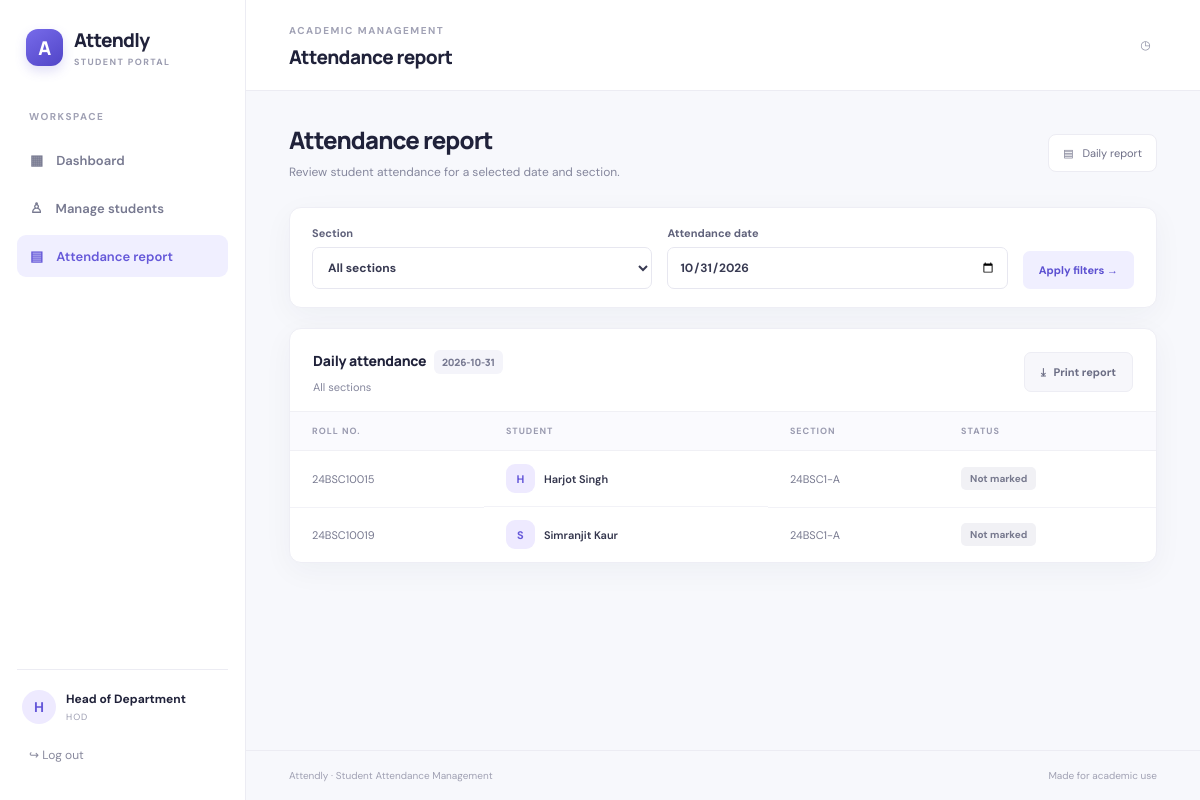
Page /report (signed in) on the committed database.
### tables this page shows
CREATE TABLE students (
            id INTEGER PRIMARY KEY AUTOINCREMENT,
            roll_no TEXT UNIQUE NOT NULL,
            full_name TEXT NOT NULL,
            section TEXT NOT NULL
        );

### app.py (the view)
@app.route("/report")
@login_required
def report():
    section = request.args.get("section", "").strip()
    attendance_date = request.args.get("attendance_date", date.today().isoformat())
    with get_db() as db:
        sections = [r["section"] for r in db.execute("SELECT DISTINCT section FROM students ORDER BY section").fetchall()]
        query = """
            SELECT s.roll_no, s.full_name, s.section, a.status, a.attendance_date
            FROM students s LEFT JOIN attendance a
            ON a.student_id=s.id AND a.attendance_date=?
        """
        params = [attendance_date]
        if section:
            query += " WHERE s.section=?"
            params.append(section)
        query += " ORDER BY s.section, s.roll_no"
        rows = db.execute(query, params).fetchall()
    return render_template("report.html", rows=rows, sections=sections, selected_section=section,
                           selected_date=attendance_date)

### app.py (called while the page is built)
def get_db():
    conn = sqlite3.connect(DB_PATH)
    conn.row_factory = sqlite3.Row
    conn.execute("PRAGMA foreign_keys = ON")
    return conn

def login_required(view):
    @wraps(view)
    def wrapped(*args, **kwargs):
        if "user_id" not in session:
            return redirect(url_for("login"))
        return view(*args, **kwargs)
    return wrapped

### templates/report.html (shortened to what this page needs)
{% extends "base.html" %}
{% block page_heading %}Attendance report{% endblock %}
{% block content %}
<div class="welcome-row"><div><h1>Attendance report</h1><p class="muted">Review student attendance for a selected date and section.</p></div><div class="date-chip">▤ &nbsp; Daily report</div></div>
<div class="panel filter-panel"><form method="get" class="filter-form"><label>Section<select name="section"><option value="">All sections</option>{% for section in sections %}<option value="{{ section }}" {% if section == selected_section %}selected{% endif %}>{{ section }}</option>{% endfor %}</select></label><label>Attendance date<input type="date" name="attendance_date" value="{{ selected_date }}" required></label><button class="btn btn-secondary" type="submit">Apply filters →</button></form></div>
<div class="panel report-panel"><div class="panel-heading"><div><h3>Daily attendance <span class="section-count">{{ selected_date }}</span></h3><p>{% if selected_section %}Section {{ selected_section }}{% else %}All sections{% endif %}</p></div><button class="btn btn-light" type="button" onclick="window.print()">⤓ &nbsp; Print report</button></div>
<div class="table-wrap"><table><thead><tr><th>ROLL NO.</th><th>STUDENT</th><th>SECTION</th><th>STATUS</th></tr></thead><tbody>{% for row in rows %}<tr class="{% if row['status']=='Absent' %}row-absent{% endif %}"><td>{{ row['roll_no'] }}</td><td class="student-cell"><span class="mini-avatar">{{ row['full_name'][0] }}</span>{{ row['full_name'] }}</td><td>{{ row['section'] }}</td><td>{% if row['status'] %}<span class="status {{ 'absent' if row['status']=='Absent' else 'present' }}">{{ row['status'] }}</span>{% else %}<span class="status unmarked">Not marked</span>{% endif %}</td></tr>{% else %}<tr><td colspan="4" class="empty-cell">No student records found.</td></tr>{% endfor %}</tbody></table></div></div>
{% endblock %}

### static/style.css (style rules this page uses)
:root { --ink:#20223a;--muted:#85879d;--line:#ececf3;--purple:#6558d9;--purple-light:#f0efff;--bg:#f7f8fc;--green:#16865d;--red:#d43e4c;--shadow:0 8px 30px rgba(33,35,68,.045) }
* { box-sizing:border-box }
body { margin:0;background:var(--bg);color:var(--ink);font-family:'DM Sans',sans-serif;font-size:14px }
button,input,select { font:inherit }
.avatar,.mini-avatar { display:grid;place-items:center;flex-shrink:0;background:#eeeaff;color:#6558d9;font-weight:700 }
.welcome-row { display:flex;align-items:center;justify-content:space-between;gap:20px;margin-bottom:25px }
.welcome-row h1 { font:800 24px Manrope,sans-serif;letter-spacing:-.8px;margin:0 0 7px }
.muted { color:var(--muted);margin:0;line-height:1.6;font-size:12px }
.date-chip { background:#fff;border:1px solid var(--line);border-radius:8px;padding:11px 14px;color:#6d6e86;font-size:11px;white-space:nowrap }
.stat-card,.panel { background:#fff;border:1px solid #eeeef5;border-radius:12px;box-shadow:var(--shadow) }
.panel { overflow:hidden }
.panel-heading { padding:21px 23px;display:flex;align-items:center;justify-content:space-between;gap:15px }
.panel-heading h3 { font:800 14px Manrope,sans-serif;margin:0 0 6px;letter-spacing:-.2px }
.panel-heading p { font-size:11px;color:var(--muted);margin:0 }
.section-count { display:inline-block;font-size:10px;background:#f4f4fa;color:#777991;padding:5px 8px;border-radius:6px;margin-left:5px;white-space:nowrap }
.table-wrap { width:100%;overflow-x:auto }
table { width:100%;border-collapse:collapse;text-align:left;white-space:nowrap }
thead { background:#fafafe }
th { font-size:9px;letter-spacing:1px;color:#9a9bb0;font-weight:700;padding:13px 22px;border-top:1px solid #f0f0f5;border-bottom:1px solid #f0f0f5 }
td { padding:13px 22px;border-bottom:1px solid #f2f2f7;font-size:11px;color:#77798f }
tbody tr:last-child td { border-bottom:0 }
.student-cell { display:flex;align-items:center;gap:9px;color:#34364d;font-weight:600 }
.mini-avatar { width:29px;height:29px;border-radius:9px;font-size:11px }
.status { display:inline-flex;align-items:center;padding:5px 9px;border-radius:5px;font-size:10px;font-weight:700 }
.status.unmarked { background:#f1f1f5;color:#77798e }
.form-stack label,.filter-form label { display:flex;flex-direction:column;gap:7px;font-size:11px;font-weight:700;color:#60627b }
.form-stack input,.filter-form input,.filter-form select { width:100%;border:1px solid #e7e7f0;border-radius:7px;padding:12px 12px;color:#383a52;background:#fff;outline:none;font-size:12px;min-width:0 }
.btn { border:0;border-radius:7px;padding:12px 16px;font-size:11px;font-weight:700;cursor:pointer;display:inline-flex;align-items:center;justify-content:center;gap:12px;transition:.18s;white-space:nowrap }
.btn-secondary { background:#f0efff;color:#5c50d1 }
.btn-light { background:#f7f7fb;color:#6b6d84;border:1px solid #ededf4 }
.filter-panel { padding:18px 22px;margin-bottom:20px }
.filter-form { display:flex;align-items:end;gap:15px }
.filter-form label { flex:1;min-width:150px }
.filter-form input,.filter-form select { padding:11px }
.report-panel .panel-heading { padding-bottom:17px }

### rows in the picture
students: roll_no "24BSC10015", full_name "H", full_name "Harjot Singh", section "24BSC1-A"
students: roll_no "24BSC10019", full_name "S", full_name "Simranjit Kaur", section "24BSC1-A"

### other values in the picture
{{ session.get('full_name','U')[0] }} "H"
{{ session.get('full_name') }} "Head of Department"
{{ 'HOD' if session.get('role') == 'hod' else 'FACULTY' }} "HOD"
{{ selected_date }} "2026-10-31"
